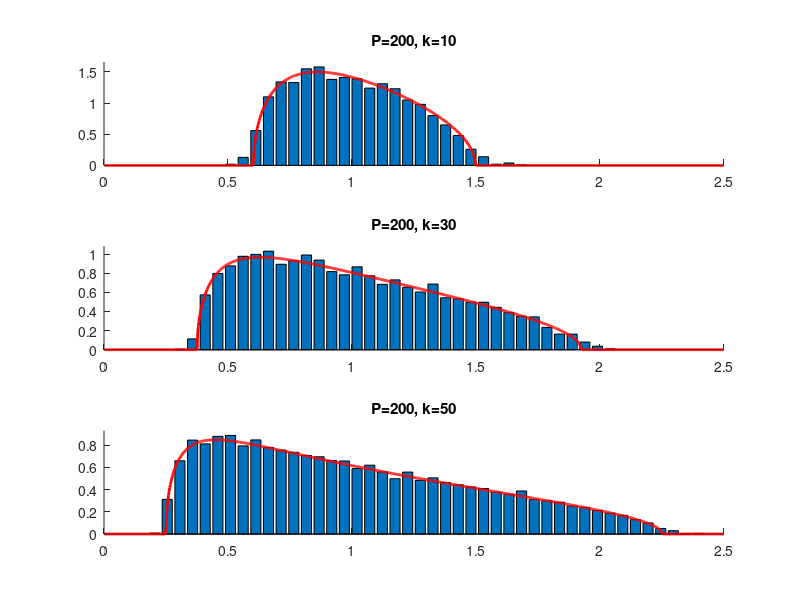

This figure's MATLAB source:
klist = [10 30 50];
P = 200;
ntrials = 200;
tmin = 0; tmax = 2.5;
q = 50;
t = linspace(tmin,tmax,q);
t1 = linspace(tmin,tmax,1000);
dt = (tmax-tmin)/q;
clf;
for j=1:length(klist)
    k = klist(j);
    % simulation    
    v = [];
    for i=1:ntrials
        v = [v; svd(randn(P,k)/sqrt(P)).^2];
    end
    subplot(length(klist),1,j);
    hold on;
    h = hist(v,t);
    h = h/sum(h)/dt;
    bar(t,h);
    % theoritical law
    beta = k/P;
    a = (1-sqrt(beta))^2;
    b = (1+sqrt(beta))^2;
    z = sqrt( max(t1-a,0).*max(b-t1,0) )./(2*pi*beta*t1);
    hh = plot(t1, z, 'r' ); set(hh, 'LineWidth', 2);
    
    axis([tmin tmax 0 max(h)*1.05]); % max([z(:);h(:)])]);
    
    title(sprintf('P=%d, k=%d',P,k ));
end
